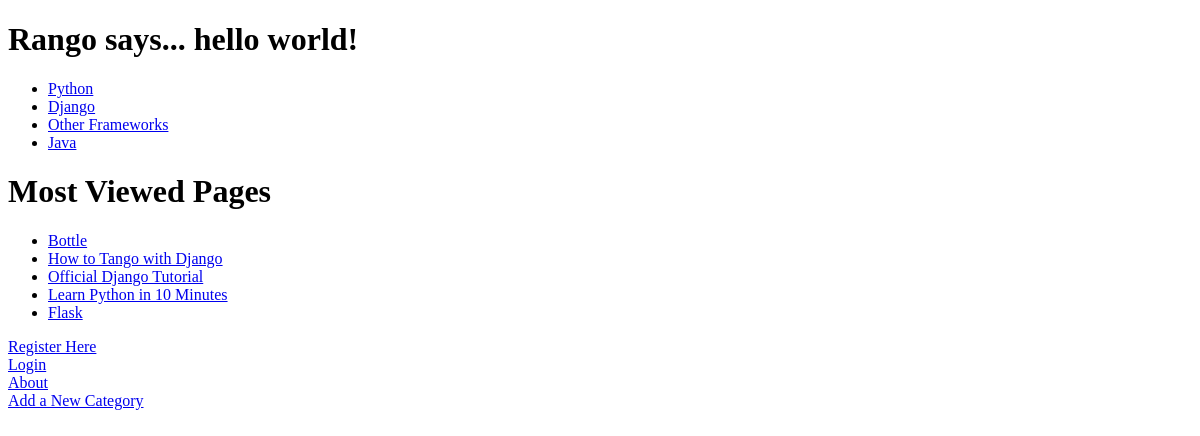
The app's page /rango/, older data.
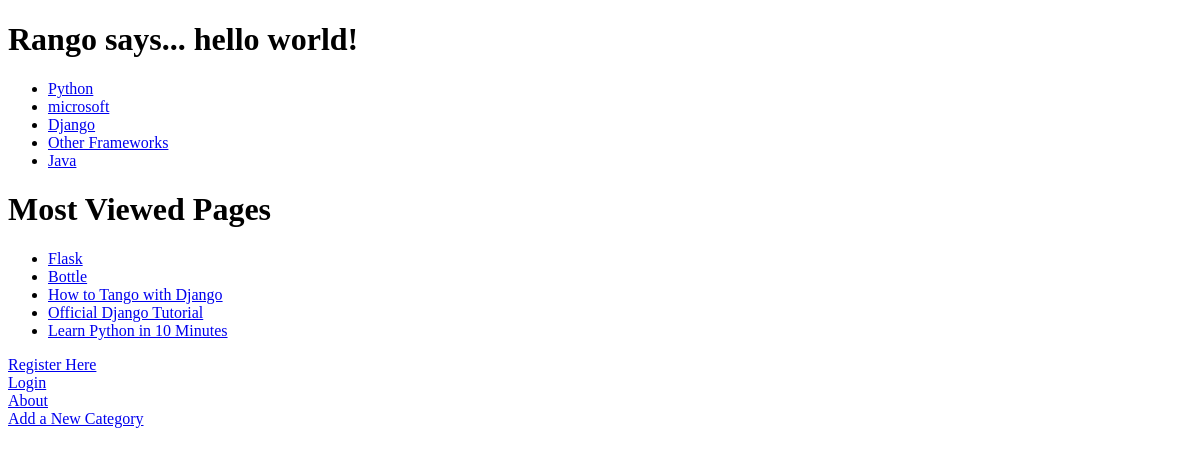
The same page, newer data.
### rango/models.py (models this page shows, shortened)
class Category(models.Model):
        name = models.CharField(max_length=128, unique=True)
        views = models.IntegerField(default=0)
        likes = models.IntegerField(default=0)
        slug = models.SlugField()

class Page(models.Model):
    category = models.ForeignKey(Category)
    title = models.CharField(max_length=128)
    url = models.URLField()
    views = models.IntegerField(default=0)

### rango/views.py (the view)
def index(request):
    category_list = Category.objects.order_by('-likes')[:5]
    page_top5 = Page.objects.order_by('-views')[:5]
    context_dict = {'categories': category_list, 'pages': page_top5}
    return render(request, 'rango/index.html', context_dict)

### templates/rango/index.html (shortened to what this page needs)
<!DOCTYPE html>
<html>
    <head>
    </head>
    <body>
        {% if user.is_authenticated %}
        <h1>Rango says... hello {{ user.username }}!</h1>
        {% else %}
        <h1>Rango says... hello world!</h1>
        {% endif %}
        {% if categories %}
            <ul>
                {% for category in categories %}
                <li><a href="/rango/category/{{ category.slug }}">{{ category.name }}</a></li>
                {% endfor %}
            </ul>
       {% else %}
            <strong>There are no categories present.</strong>
       {% endif %}
       <h1>Most Viewed Pages</h1>
       {% if pages %}
            <ul>
                {% for page in pages %}
                <li><a href={{ page.url }}>{{ page.title }}</a></li>
                {% endfor %}
            </ul>
        {% endif %}
        {% if user.is_authenticated %}
        <a href="/rango/restricted/">Restricted Page</a><br />
        <a href="/rango/logout/">Logout</a><br />
        {% else %}
        <a href="/rango/register/">Register Here</a><br />
        <a href="/rango/login/">Login</a><br />
        {% endif %}
        <a href="/rango/about/">About</a><br/>
        <a href="/rango/add_category/">Add a New Category</a><br />
    </body>
</html>

Row changes from the older to the newer data that the page shows:
added Category: name "microsoft"
changed Page "Flask": moves up the list
